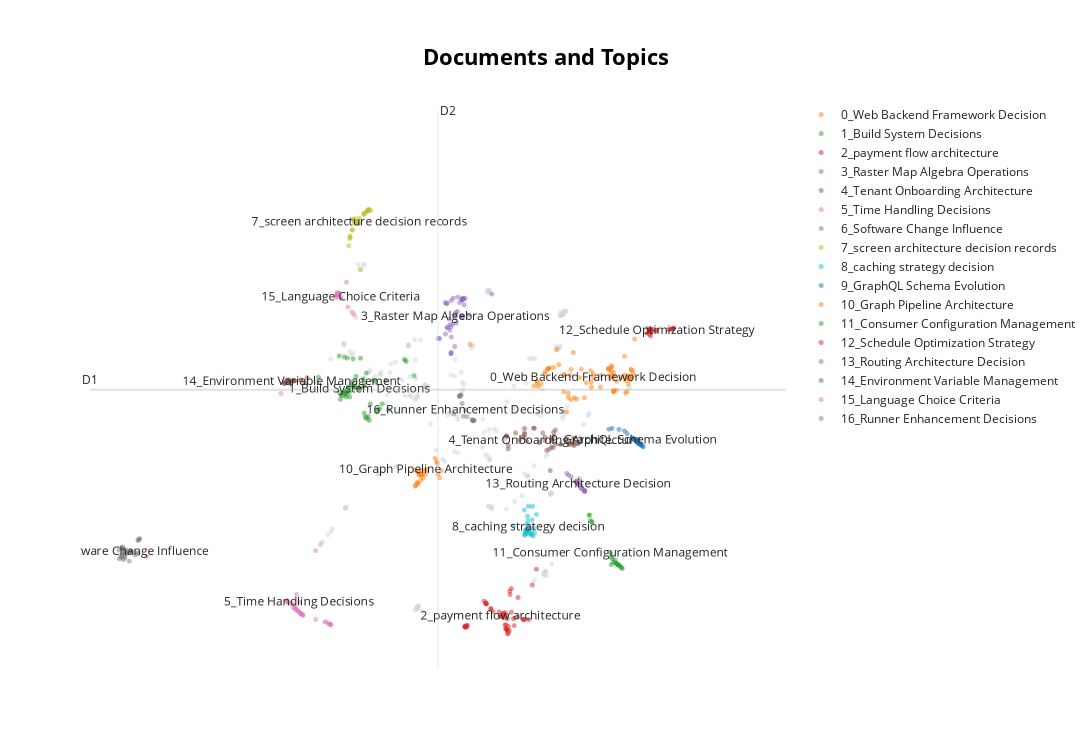

The cell this chart's notebook holds for it:
### Code cell
bert_topic_1.visualize_documents(outlier_documents, embeddings=outlier_embeddings)
